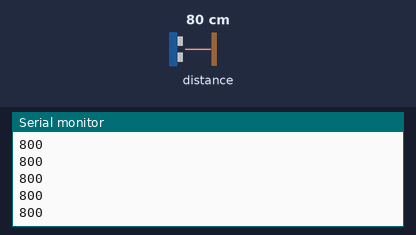
A sketch run on a simulated Arduino Uno, built with avr-gcc and run on an emulated ATmega328P. On the bench: the last lines printed to the serial monitor. The inputs (shaded band) are chosen by the test bench; at power-on: distance to the obstacle 80 cm.

Above: at 1.2 s.
1.3 s: distance to the obstacle set to 2 cm
At 1.36 s:
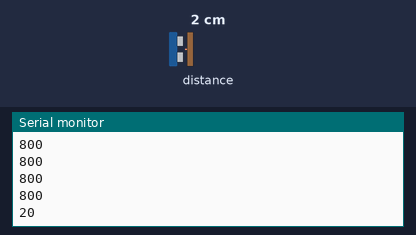
2.8 s: distance to the obstacle set to 4 cm
At 2.84 s:
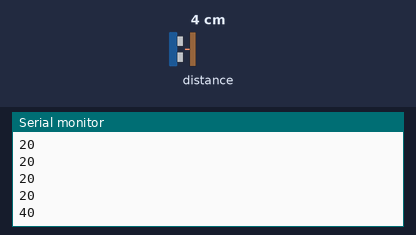
Timing chart, 0 to 5.8 s (numbered marks = the images above; inputs shaded):
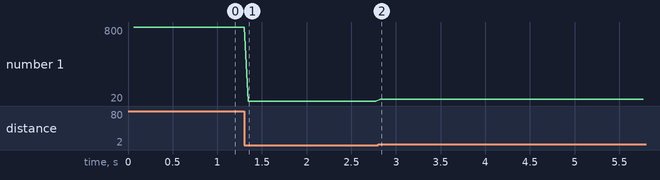

The sketch:

WL_COM_HC_06.ino
```cpp
#include "Adafruit_VL53L0X.h"
#include <SoftwareSerial.h>

SoftwareSerial BTSerial(10, 11); // 아두이노의 10번 핀(RX)과 11번 핀(TX)를 HC-06 모듈과 연결

Adafruit_VL53L0X lox = Adafruit_VL53L0X();

void setup() {
  Serial.begin(9600);
  BTSerial.begin(9600); // 블루투스 통신 시작

  // wait until serial port opens for native USB devices
  while (! Serial) {
    delay(1);
  }

  Serial.println("Adafruit VL53L0X test");
  if (!lox.begin()) {
    Serial.println(F("Failed to boot VL53L0X"));
    while(1);
  }

  // power
  Serial.println(F("VL53L0X API Simple Ranging example\n\n"));
}


void loop() {
  VL53L0X_RangingMeasurementData_t measure;

  lox.rangingTest(&measure, false); // pass in 'true' to get debug data printout!

  if (measure.RangeStatus != 4) {  // phase failures have incorrect data
    Serial.println(uint16_t(measure.RangeMilliMeter));
    BTSerial.println(uint16_t(measure.RangeMilliMeter));  // 16진수로 거리 값을 송신
  }


  delay(10);
}
```

Measured:
- after the input at 1.3 s, the serial monitor: prints a new line after 0.05 s (image 1)
- after the input at 2.8 s, the serial monitor: prints a new line at once (image 2)
- plotted number 1: 800 → 20 after the input at 1.3 s, 20 → 40 after the input at 2.8 s
